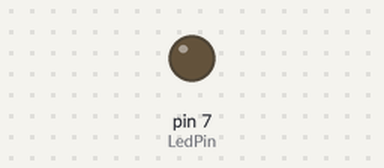
Bench run of a sketch on a simulated Arduino Uno, built with avr-gcc and run on an emulated ATmega328P. Shown: output pins drawn as LEDs (lit = HIGH). What the sketch prints to the serial monitor is not drawn.

Above: at 7.5 s.
At 75.8 s:
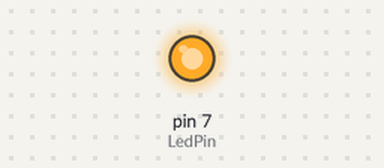
Timing chart, 0 to 79.7 s (numbered marks = the images above):
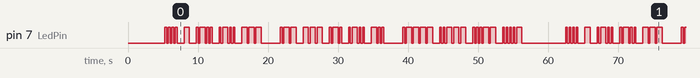

The sketch:

mossCodeTransmitter.ino
```cpp
#define mossTime 250
#define LedPin 7
String s="Hello World 1234";


int AlphaMossLength[37]={
  2,4,4,3,1,4,3,4,2,4,3,4,2,2,3,4,4,3,3,1,3,4,3,4,4,4,5,5,5,5,5,5,5,5,5,5
};

bool AlphaTranslator[37][10]=
{
  {1,0}, //a
  {1,0,0,0}, //b
  {1,0,1,0}, //c
  {1,0,0}, //d
  {1}, //e
  {0,0,1,0}, //f
  {1,1,0}, //g
  {0,0,0,0}, //h
  {0,0}, //i
  {0,1,1,1}, //j
  {1,0,1}, //k
  {0,1,0,0}, //l
  {1,1}, //m
  {1,0}, //n
  {1,1,1}, //o
  {0,1,1,0}, //p
  {1,1,0,1}, //q
  {0,1,0}, //r
  {0,0,0}, //s
  {1}, //t
  {0,0,1}, //u
  {0,0,0,1}, //v
  {0,1,1}, //w
  {1,0,0,1}, //x
  {1,0,1,1}, //y
  {1,1,0,0},//z
  {1,1,1,1,1}, //0
  {0,1,1,1,1}, //1
  {0,0,1,1,1}, //2
  {0,0,0,1,1}, //3
  {0,0,0,0,1}, //4
  {0,0,0,0,0}, //5
  {1,0,0,0,0}, //6
  {1,1,0,0,0}, //7
  {1,1,1,0,0}, //8
  {1,1,1,1,0} //9
};

void mossTrue(){
  digitalWrite(LedPin,1);
  delay(mossTime*3);
  digitalWrite(LedPin,0);
  delay(mossTime);
}
void mossFalse(){
  digitalWrite(LedPin,1);
  delay(mossTime*1);
  digitalWrite(LedPin,0);
  delay(mossTime);
}

int stchar(int now_char){
  if('A'<=now_char&&now_char<='Z')return 'A';
  else if('a'<=now_char&&now_char<='z')return 'a';
  else if('0'<=now_char&&now_char<='9')return '0'-26;
}

void setup() {
  // put your setup code here, to run once:
  Serial.begin(9600);
  pinMode(LedPin,OUTPUT);
  delay(mossTime*21);
}

void loop() {

    Serial.println(' ');
    for(int j=0;j<s.length();j++){
      Serial.print(String(s[j]));
      if(s[j]==' ')delay(mossTime*7);

      else{
        int schar=stchar(s[j]);
        for(int i=0;i<AlphaMossLength[s[j]-schar];i++){

          if(AlphaTranslator[s[j]-schar][i]==1)mossTrue();
          else mossFalse();

        }
        delay(mossTime*3);
      }
    }
  delay(mossTime*21);
}
```

Measured:
- by itself, pin 7 (LedPin): moves between LOW and HIGH, repeating every 57.3 s
- by itself, everything shown: repeats every 57.3 s, in 104 steps
